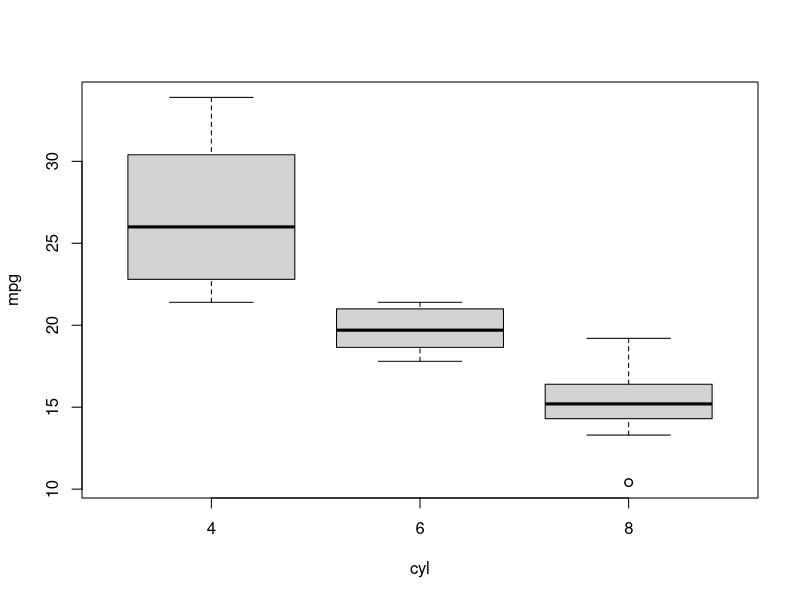
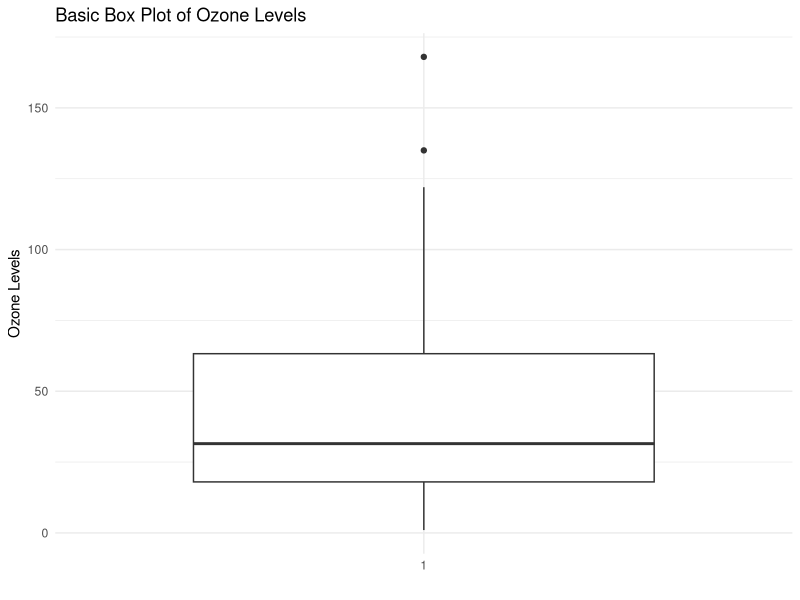
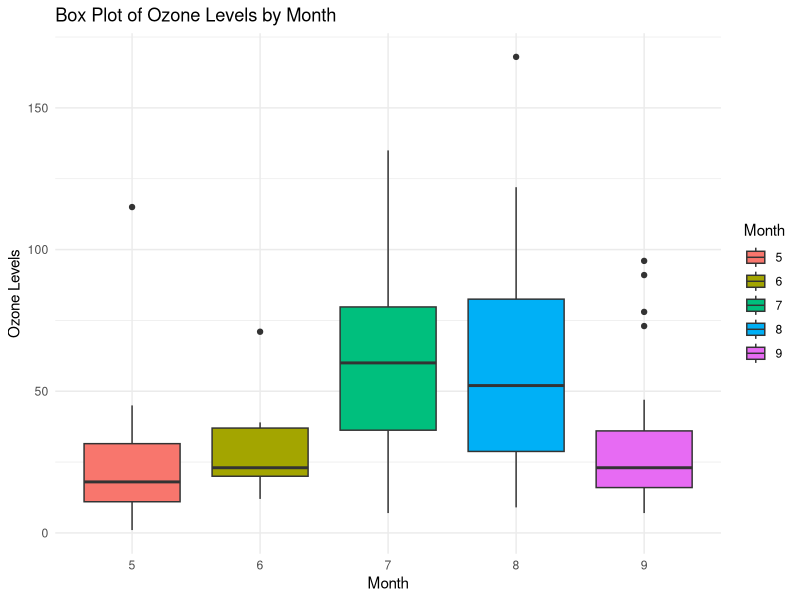
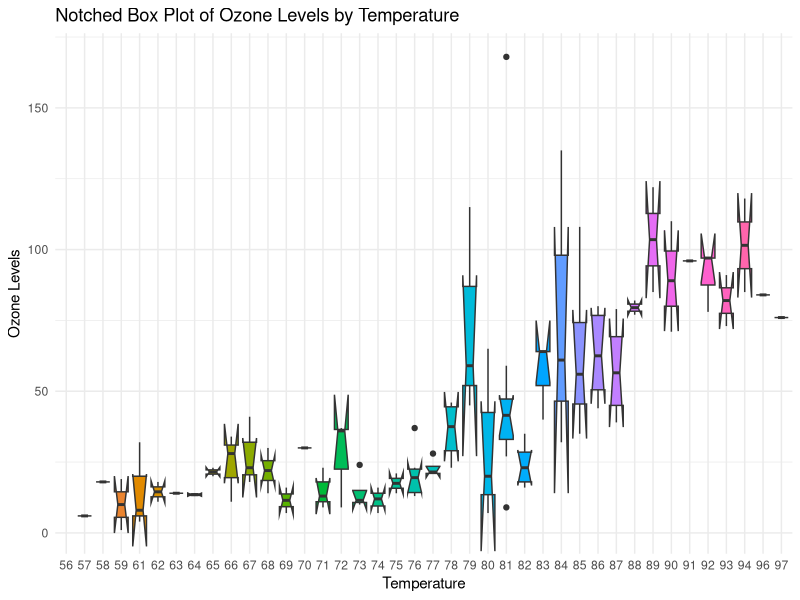
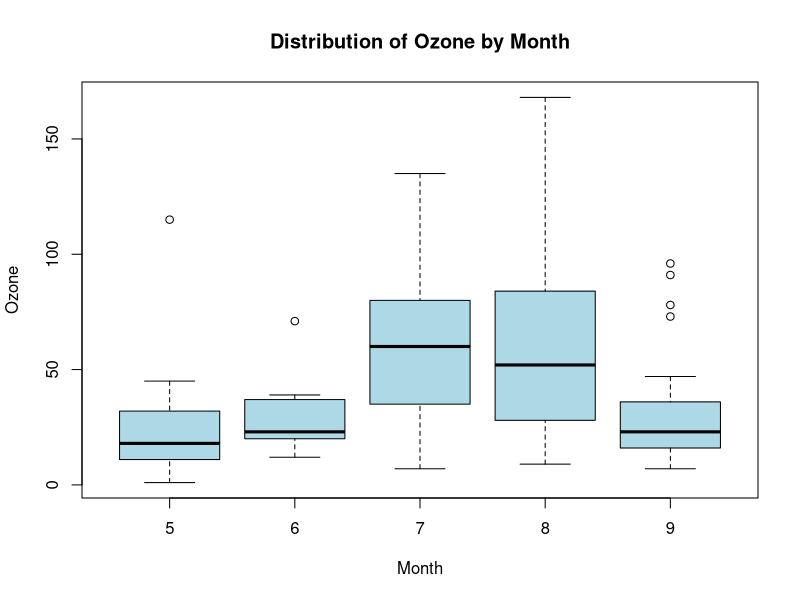

The R source for these figures, in order:
## ---- chunk 1
boxplot(mpg ~ cyl, data = mtcars)
## ---- chunk 2
# Load the ggplot2 package
library(ggplot2)
## ---- chunk 3
# Basic box plot for ozone levels
basic_box_plot <- ggplot(airquality, aes(x = factor(1), y = Ozone)) +
  geom_boxplot() +
  labs(title = "Basic Box Plot of Ozone Levels",
       x = "", y = "Ozone Levels") +
  theme_minimal()

basic_box_plot
## ---- chunk 4
# Box plot with fill for different months
filled_box_plot <- ggplot(
  airquality, 
  aes(
    x = factor(Month), 
    y = Ozone, 
    fill = factor(Month)
    )
  ) +
  geom_boxplot() +
  labs(title = "Box Plot of Ozone Levels by Month",
       x = "Month", y = "Ozone Levels") +
  scale_fill_discrete(name = "Month") +
  theme_minimal()

filled_box_plot
## ---- chunk 5
# Notched box plot for ozone levels by temperature
notched_box_plot <- ggplot(
  airquality, 
  aes(
    x = factor(Temp), 
    y = Ozone, 
    fill = factor(Temp)
    )
  ) +
  geom_boxplot(notch = TRUE) +
  labs(title = "Notched Box Plot of Ozone Levels by Temperature",
       x = "Temperature", y = "Ozone Levels") +
  scale_fill_discrete(name = "Temperature") +
  theme_minimal() +
  theme(legend.position = "none")

notched_box_plot
## ---- chunk 6
# Create a filled box plot of ozone by month
boxplot(
  airquality$Ozone ~ airquality$Month, 
  main = "Distribution of Ozone by Month", 
  xlab = "Month", 
  ylab = "Ozone", 
  col = "lightblue"
  )
